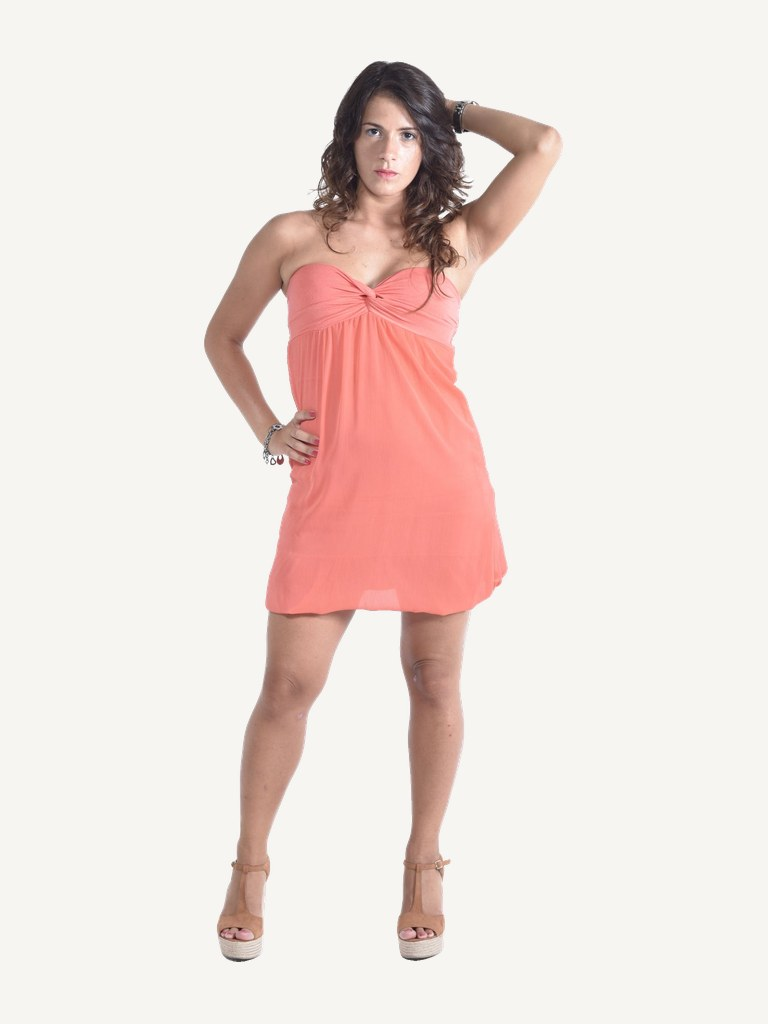
#> input picture seed/photos/bodies/b01.jpg, 768 x 1024 px
$ python -i prepare_catalog.py   (imports and definitions only)
#> lines starting #> are read from the running program, lines starting #| are printed output that depends on the picture; after the words box and inside, x2 and y2 are one past the last pixel; in counts of white or black regions, pixels touching at a corner belong together
#> further down, picture is the input picture: PIL image 768x1024 RGB; mean R, G, B 237.6, 224.8, 219.7
"""Normaliza las fotos reales del catálogo a partir de seed/photos/_raw.

Por cada entrada de seed/photos/sources.json genera:
  - {kind}/{key}.jpg              foto de tienda: prenda sola centrada sobre fondo claro, 768x1024
  - {kind}/{key}.w384.webp        versión ligera para listados (srcset)
  - garments/{key}.cutout.webp    recorte con transparencia (cámara en vivo y vista aproximada)
  - garments/{key}.anchors.json   anclas medidas en el recorte (cuello, hombros, puños, rodillas…)

Campos de cada prenda en sources.json:
  source/id     de dónde sale la foto ("pexels" | "unsplash"); `pexels: <id>` sigue valiendo
  category      categoría del catálogo (para las anclas y el segmentador)
  style         estilo (skirt, scarf, cap, bag…) cuando cambia la clase a segmentar
  mask          "rembg" (por defecto), "garment" (segmentador de ropa: quita persona, manos y
                perchas), "both" (borde de rembg recortado por el segmentador) o "plain"
                (diferencia con un fondo liso y claro, para telas pálidas)
  classes       clases del segmentador a extraer cuando las de la categoría no sirven
  crop          [x0, y0, x1, y1] en fracciones, para quedarse con una parte de la foto
  anchors       correcciones a mano de puntos concretos, en fracciones del recorte
  kind          cómo se viste en la cámara si no es el de su categoría (p. ej. un short como "skirt")
  sleeve        "none" | "short" | "long" cuando la medida automática se equivoca
  wear          {box, erase, trim}: box y erase en fracciones del recorte completo, trim en las de
                la pieza ya recortada: lo que se viste si la foto muestra más
                (un zapato de un par, sin el cinturón de atrezo); la foto de tienda queda entera
  erase         polígonos [[x, y], …] en fracciones (tras `crop`) que se borran: percha, interior del escote

Uso (desde services/ai-worker, con el extra `tools` instalado):
  python scripts/prepare_catalog.py ../../seed/photos [--only g01,g02] [--force]
"""
from __future__ import annotations

import argparse
import json
import sys
from pathlib import Path

import numpy as np
from PIL import Image, ImageDraw, ImageFilter, ImageOps

sys.path.insert(0, str(Path(__file__).resolve().parents[1]))
from src.garment_prep.anchors import anchors_of, kind_for  # noqa: E402

CANVAS = (768, 1024)
BACKGROUND = (246, 245, 242)
MARGIN = 0.06  # aire alrededor del sujeto, como fracción del lienzo
CUTOUT_MAX = 900
THUMB_W = 384


def raw_path(root: Path, kind: str, source: dict) -> Path:
    photo_id = source.get("id", source.get("pexels"))
    return root / "_raw" / kind / f"{photo_id}.jpg"


# [20 lines left out: functions cropped, largest_component, not called in this run]


def plain_background_mask(image: Image.Image, threshold: int = 40) -> Image.Image:
    """Prenda sobre fondo liso y claro: todo lo que se aparta del color del borde superior.
    Sirve para telas claras o con zonas pálidas, que rembg confunde con el fondo."""
#> called with threshold = 40
    from scipy import ndimage

    a = np.asarray(image.convert("RGB")).astype(np.int16)
    background = np.median(a[: max(4, a.shape[0] // 40)].reshape(-1, 3), axis=0)
#> background = [246, 245, 241]
    mask = np.abs(a - background).sum(axis=-1) > threshold
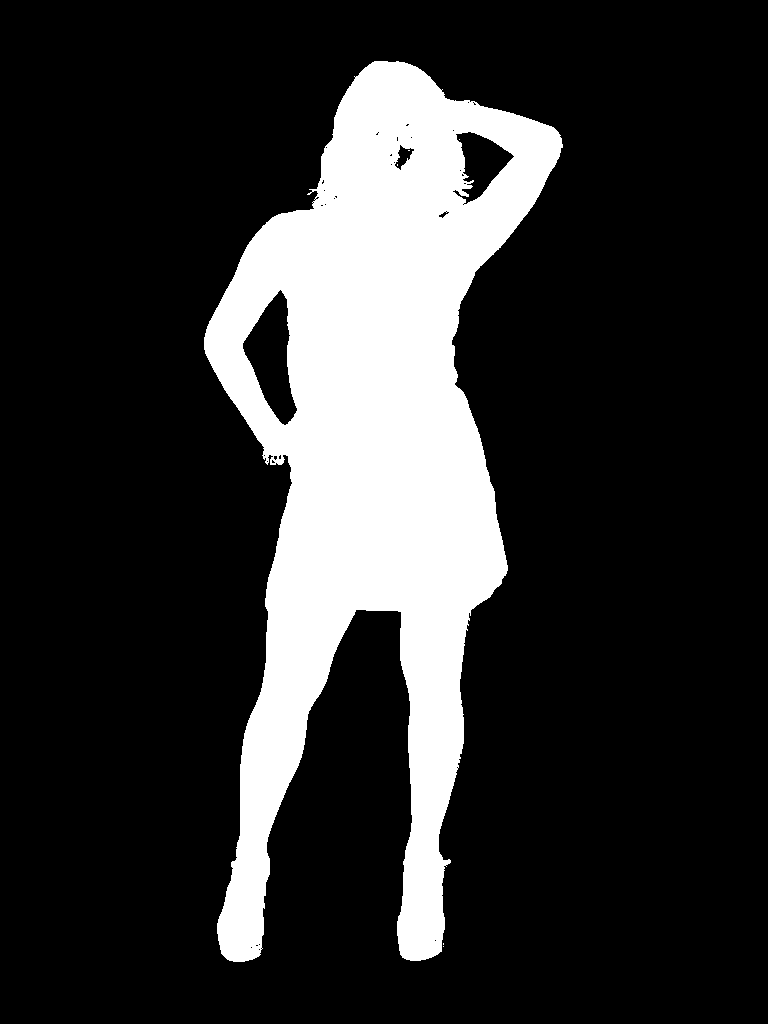
#> mask: shape (1024, 768) bool; 18.9% white; 6 white regions (5 under 20 px), largest, box (x1, y1, x2, y2) and area: (204, 61, 563, 962) 148395
    k = max(5, int(min(image.size) * 0.012) | 1)
#> k = 9
    # Apertura (quita cadenas, hilos y ruido fino) y relleno de los huecos del estampado.
    mask = ndimage.binary_opening(mask, structure=np.ones((k, k)))
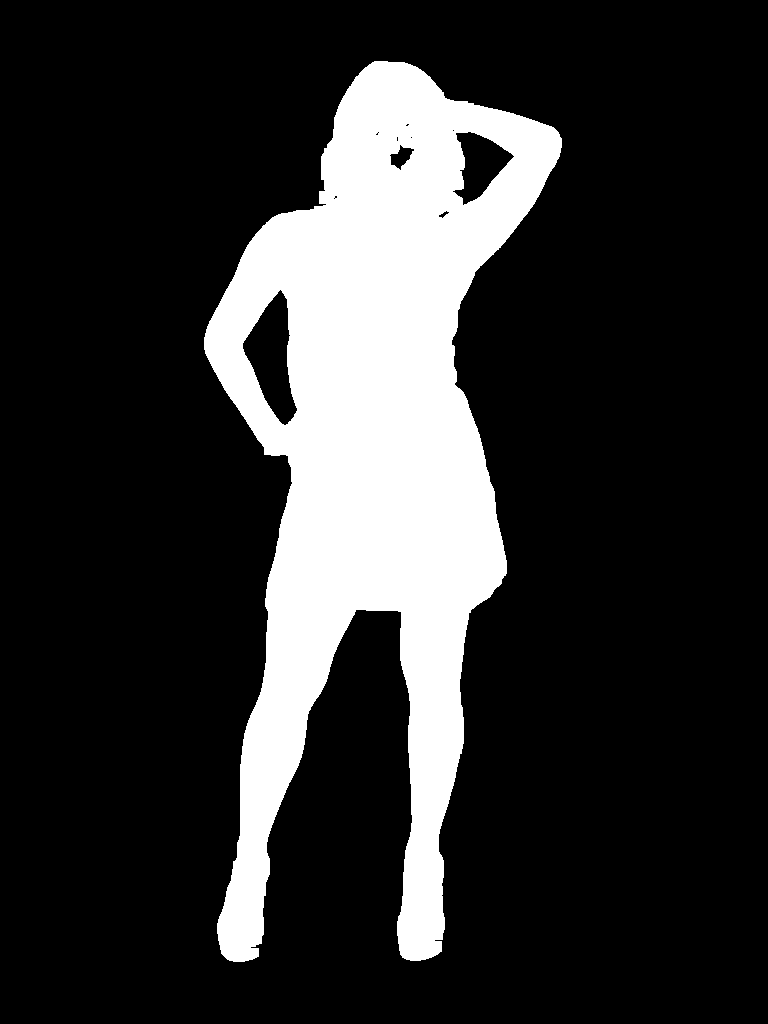
#> mask: shape (1024, 768) bool; 18.8% white; 1 white region, box (x1, y1, x2, y2) and area: (204, 61, 562, 962) 147645
    mask = ndimage.binary_fill_holes(mask)
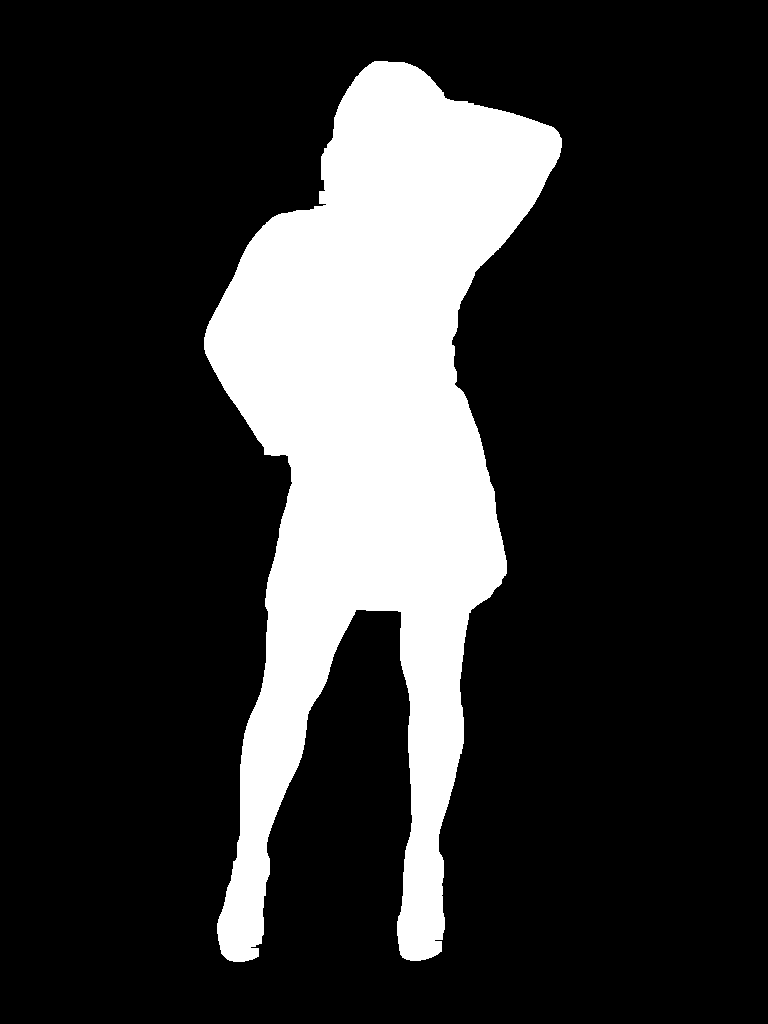
#> mask: shape (1024, 768) bool; 19.6% white; 1 white region, box (x1, y1, x2, y2) and area: (204, 61, 562, 962) 154161
    return Image.fromarray((mask * 255).astype(np.uint8), "L").filter(ImageFilter.GaussianBlur(1))


# [57 lines left out: functions erased, cutout_of, worn, not called in this run]


def write_anchors(path: Path, anchors: dict) -> None:
    # Siempre LF: en Windows write_text pondría CRLF y git avisaría en cada regeneración.
    path.write_text(json.dumps(anchors, indent=1) + "\n", encoding="utf-8", newline="\n")


# [71 lines left out: functions on_canvas, anchors_for, main, not called in this run]


# [2 lines not run here, left out]

>>> from PIL import Image
>>> picture = Image.open('../../../seed/photos/bodies/b01.jpg')
>>> result = plain_background_mask(picture)

$ run again, on seed/photos/bodies/b04.jpg
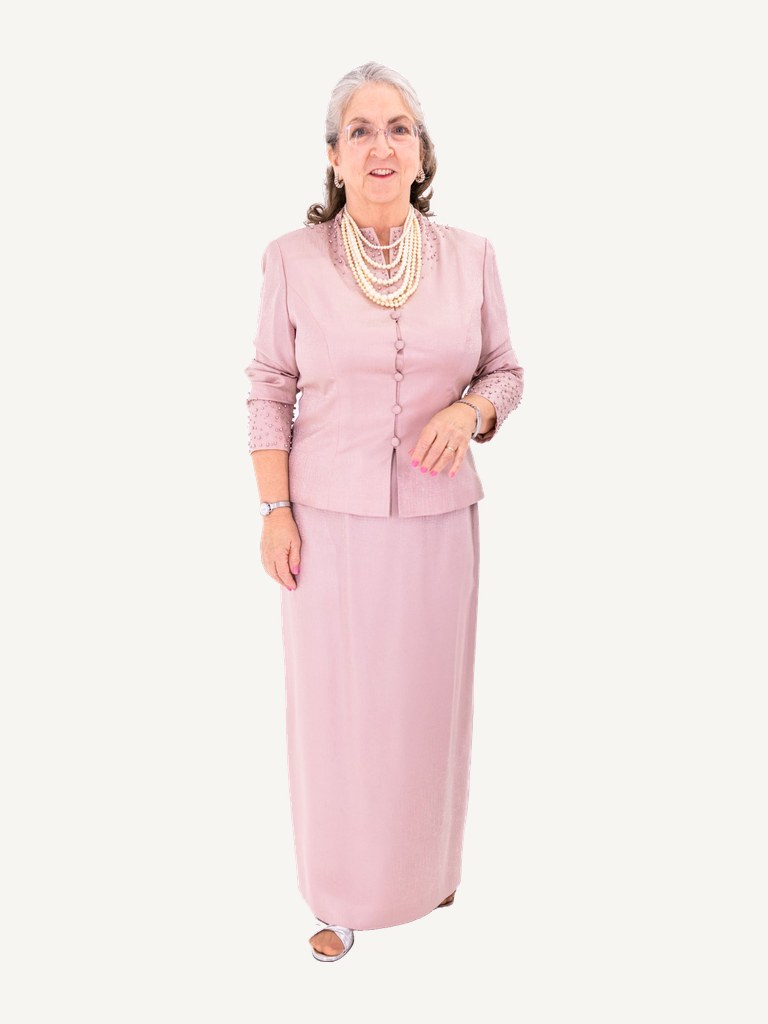
#> input picture seed/photos/bodies/b04.jpg, 768 x 1024 px
#> picture is the input picture: PIL image 768x1024 RGB; mean R, G, B 243, 233.7, 231.1
#> background = [246, 245, 241]
#> in plain_background_mask, `mask = np.abs(a - background).sum(axis=-1) > threshold`:
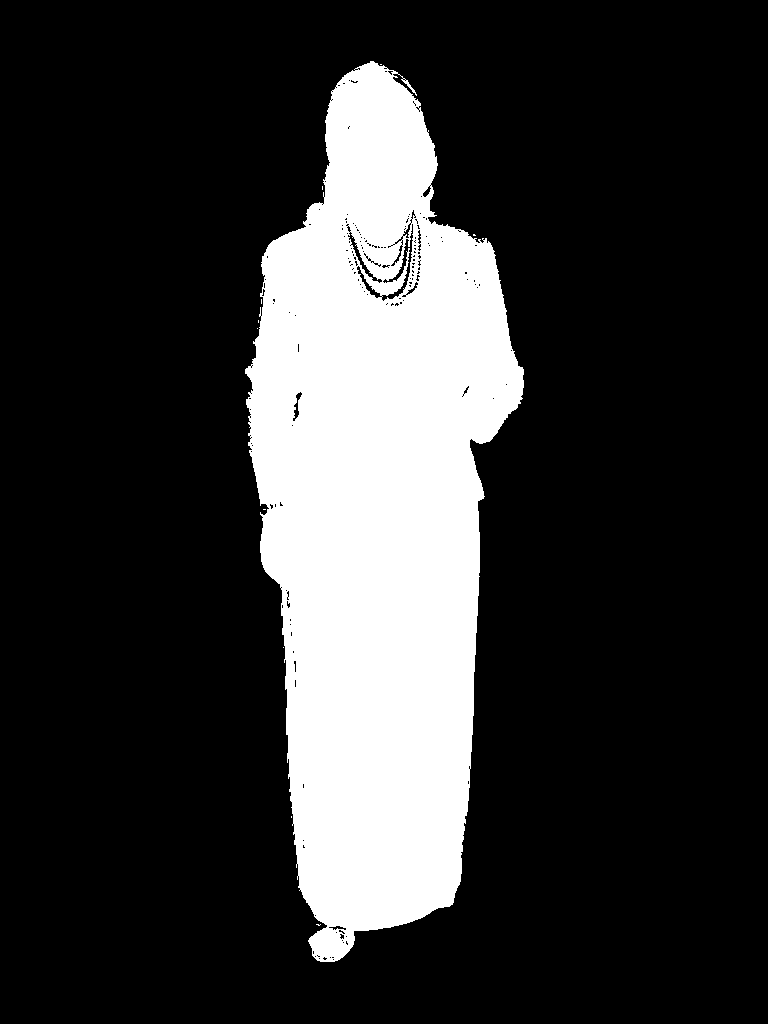
#> mask: shape (1024, 768) bool; 20.4% white; 11 white regions (10 under 20 px), largest, box (x1, y1, x2, y2) and area: (245, 61, 524, 962) 160215
#> in plain_background_mask, `mask = ndimage.binary_opening(mask, structure=np.ones((k, k)))`:
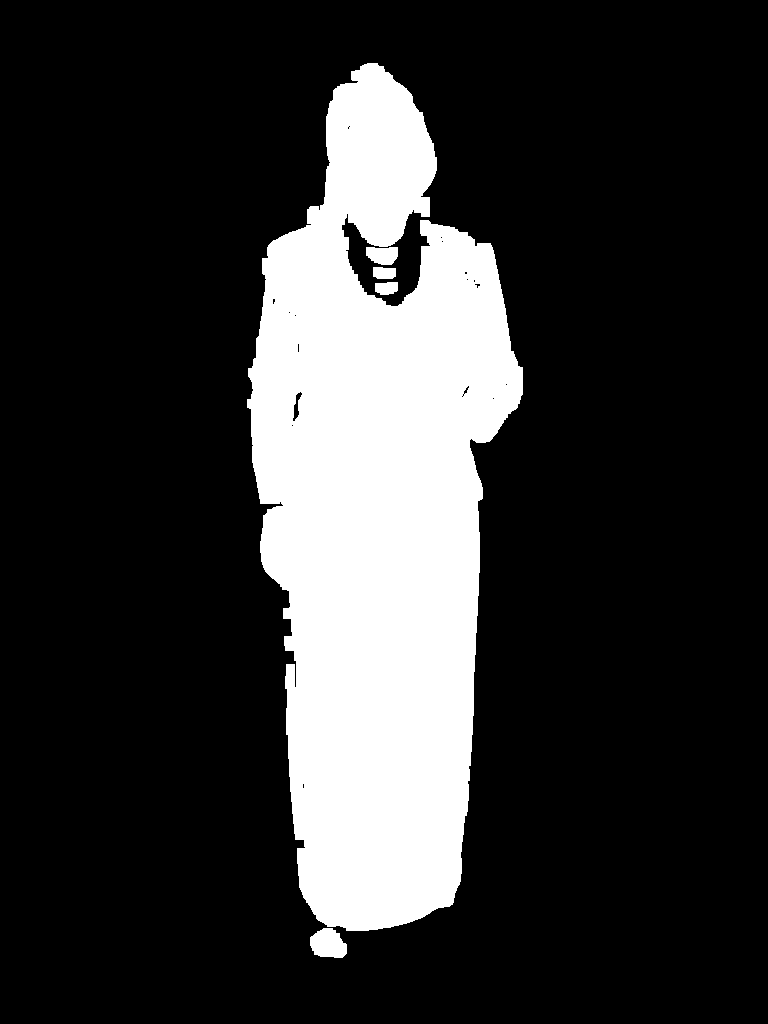
#> mask: shape (1024, 768) bool; 19.9% white; 5 white regions, box (x1, y1, x2, y2) and area: (247, 63, 523, 931) 154499, (310, 928, 347, 958) 851, (366, 247, 398, 265) 475, (375, 282, 398, 295) 257, (373, 267, 396, 279) 251

$ run again, on seed/photos/bodies/b05.jpg
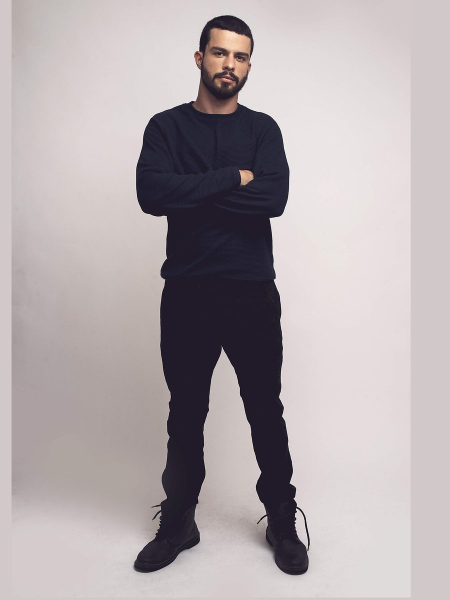
#> input picture seed/photos/bodies/b05.jpg, 900 x 1200 px (shown at 1/2 size)
#> picture is the input picture: PIL image 900x1200 RGB; mean R, G, B 177.9, 169.5, 171.8
#> background = [212, 202, 203]
#> in plain_background_mask, `mask = np.abs(a - background).sum(axis=-1) > threshold`:
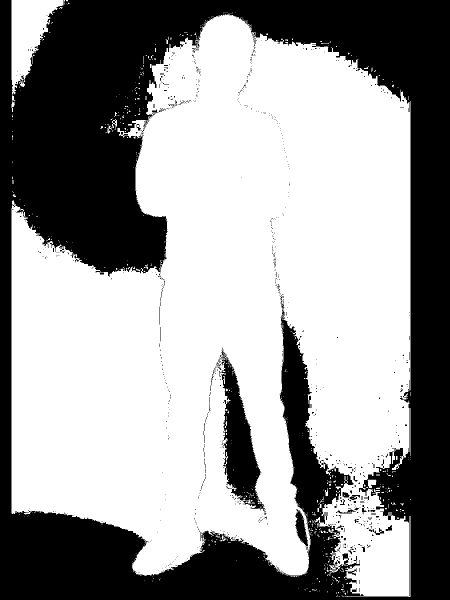
#> mask: shape (1200, 900) bool (shown at 1/2 size); 60.3% white; 795 black regions (753 under 20 px), largest, box (x1, y1, x2, y2) and area: (0, 0, 900, 1200) 410905, (433, 697, 532, 1025) 12541, (590, 1018, 616, 1100) 996
#> in plain_background_mask, `mask = ndimage.binary_fill_holes(mask)`:
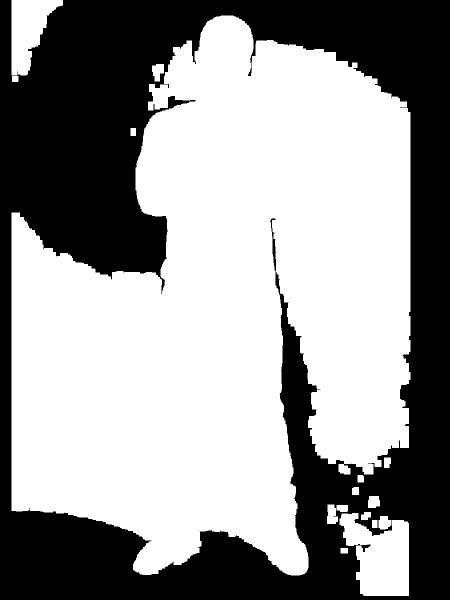
#> mask: shape (1200, 900) bool (shown at 1/2 size); 59.2% white; 1 black region, box (x1, y1, x2, y2) and area: (0, 0, 900, 1200) 440760
